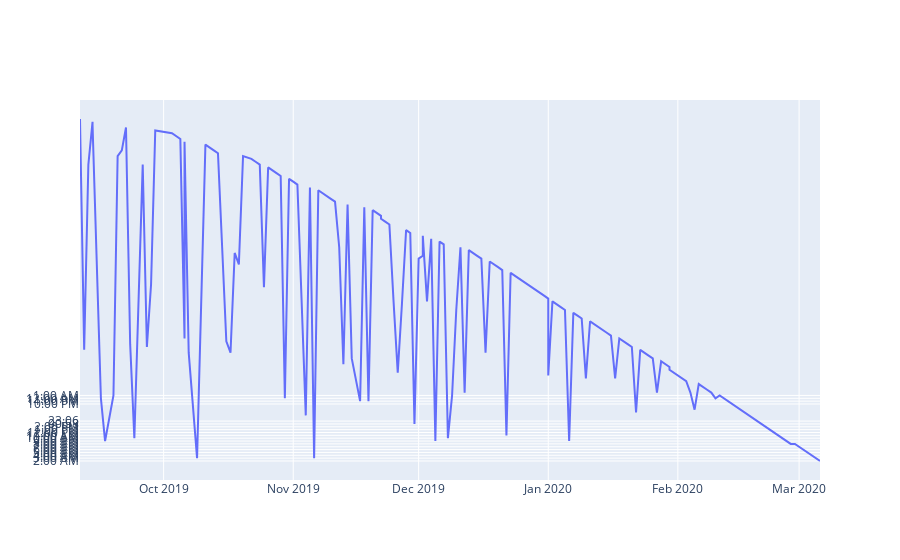

This figure's notebook cell:
### Code cell
# https://plot.ly/python/tick-formatting/
fig = go.Figure([go.Scatter(x=plotable_data['RealStart'], y=plotable_data['StartTime'])])

fig.update_layout(
    yaxis = dict(
        tickmode = 'array',
        tickvals = [20, 21, 22, 23, 0, 1, 2, 3, 4, 5, 6, 7, 8, 9, 10, 11, 12, 13, 14],
        ticktext = ['10:00 PM', '11:00 PM', '12:00 AM', '1:00 AM' ,'2:00 AM' ,'3:00 AM' ,'4:00 AM' ,'5:00 AM',
                    '6:00 AM' ,'7:00 AM' ,'8:00 AM' ,'9:00 AM' ,'10:00 AM' ,'11:00 AM' ,'12:00 PM' ,'1:00 PM' ,'2:00 PM']
    )
)

fig.show()

### Figure 1 — Plotly figure (JSON) as saved in the notebook; plotly's stock layout.template omitted (floating-point values rounded to 4 significant figures; data arrays with more than 128 entries replaced by an {"elided": "..."} marker saying what was removed)
{"data": [{"type": "scatter", "x": {"elided": "173 str values"}, "y": {"elided": "173 str values"}}], "layout": {"yaxis": {"tickmode": "array", "ticktext": ["10:00 PM", "11:00 PM", "12:00 AM", "1:00 AM", "2:00 AM", "3:00 AM", "4:00 AM", "5:00 AM", "6:00 AM", "7:00 AM", "8:00 AM", "9:00 AM", "10:00 AM", "11:00 AM", "12:00 PM", "1:00 PM", "2:00 PM"], "tickvals": [20, 21, 22, 23, 0, 1, 2, 3, 4, 5, 6, 7, 8, 9, 10, 11, 12, 13, 14]}}}
